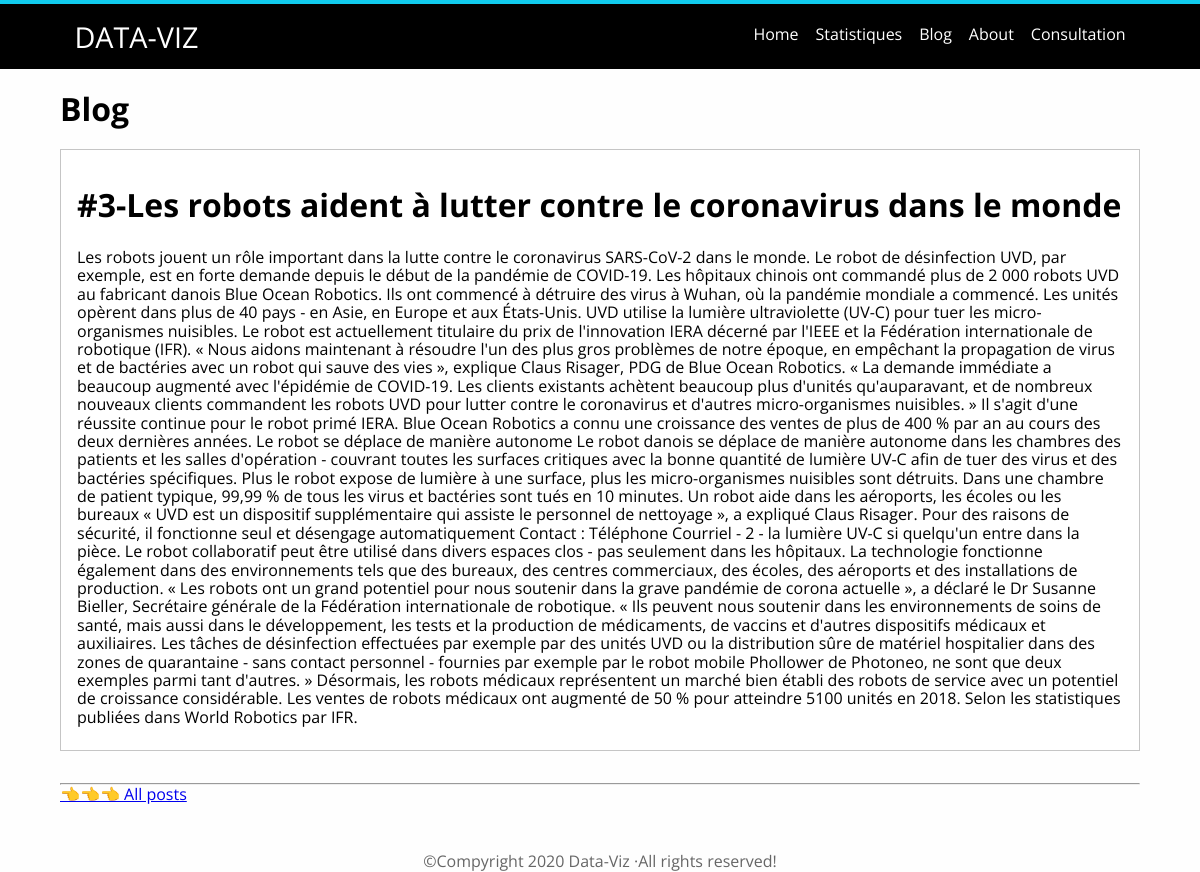
Screenshot of /blog/posts/3 with the database file from the repository.
### blog/models.py (models this page shows, shortened)
class TimespamtedModel(models.Model):
    created_at=models.DateTimeField(auto_now_add=True)
    updated_at=models.DateTimeField(auto_now=True)
    class Meta:
        abstract=True

class Post(TimespamtedModel):
    title=models.CharField(max_length=255)
    body=models.TextField()

### blog/views.py (the view)
# urls.py: url(r"^posts/(?P<id>[0-9]+)$", views.show,name='show'),
def show(request,id):
    post= get_object_or_404(Post,pk=id)
    return render(request,'blog/show.html',{'id':post})

### blog/templates/blog/show.html (shortened to what this page needs)
{% extends 'layouts/base.html' %}
{% load static %}
{% block stylesheets %}
<link rel="stylesheet" href="{% static 'blog/css/styles.css' %}">
{% endblock %}
{% block content %}
<h1>Blog</h1>
<article>
    <h1 class="title">#{{id.id}}-{{id.title}} </h1>
    <p class="content">{{id.body}}</p>
</article>
<hr>
<p><a href="{%url 'blog:index'%}">👈👈👈 All posts</a></p>
{% endblock %}

### static/css/styles.css (style rules this page uses)
* { margin: 0; padding: 0; }
body { font-family: 'Open Sans', Arial, Helvetica, sans-serif; background-color: #fefefe ; }

### blog/static/blog/css/styles.css (style rules this page uses)
article { background-color: #fff; border: 1px solid #c5c5c5; margin-bottom: 2em; padding: 1em; box-shadow: 1px 2px 1ps rgba(0,0,0,0.3); }
article .title { margin-bottom: 0.5em; }
article .content { padding: 0.5em 0; }

### rows the page displays
Post: id "3", title "Les robots aident à lutter contre le coronavirus dans le monde", body "Les robots jouent un rôle important dans la lutte contre le coronavirus SARS-CoV-2 dans le monde. Le robot de désinfection UVD, par exemple, est en forte demande depuis le début de la pandémie de COVID-19. Les hôpitaux chinois ont commandé plus de 2 000 robots UVD au fabricant danois Blue Ocean Robotics. Ils ont commencé à détruire des virus à Wuhan, où la pandémie mondiale a commencé. Les unités opèrent dans plus de 40 pays - en Asie, en Europe et aux États-Unis. UVD utilise la lumière ultraviolette (UV-C) pour tuer les micro-organismes nuisibles. Le robot est actuellement titulaire du prix de l'innovation IERA décerné par l'IEEE et la Fédération internationale de robotique (IFR). « Nous…"
